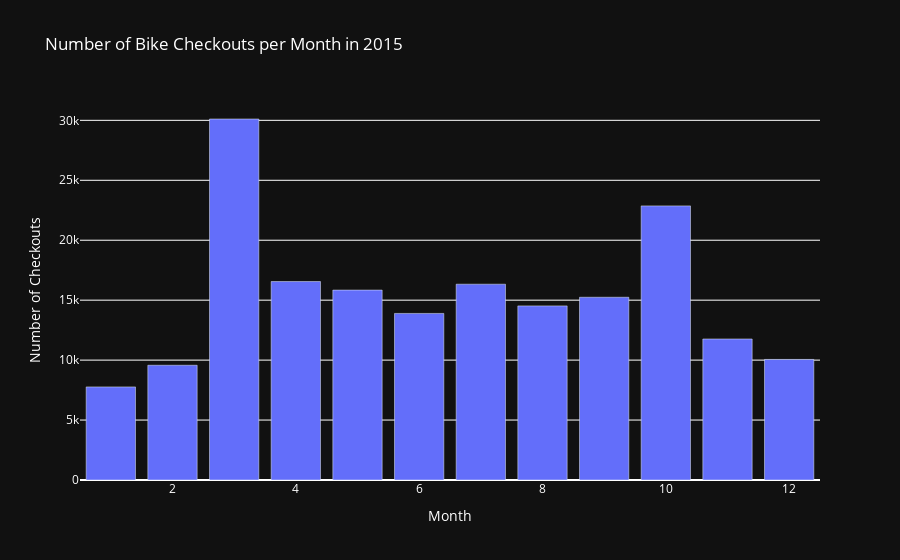

Notebook code cell kept with this figure:
### Code cell
# Filter the data for the year 2015
df_2015 = bike[bike['year'] == 2015]

# Group the data by month and count the number of checkouts
monthly_checkouts = df_2015.groupby('month')['checkout_time'].count()

# Create the bar graph using Plotly
fig = go.Figure(data=[go.Bar(x=monthly_checkouts.index, y=monthly_checkouts.values)])

# Set the layout with a dark background
fig.update_layout(
    plot_bgcolor='rgb(17, 17, 17)',
    paper_bgcolor='rgb(17, 17, 17)',
    font=dict(color='white')
)

# Set the axis labels and title
fig.update_xaxes(title_text='Month')
fig.update_yaxes(title_text='Number of Checkouts')
fig.update_layout(title='Number of Bike Checkouts per Month in 2015', title_font_color='white')

# Display the plot
fig.show()

### Figure 1 — Plotly figure (JSON) as saved in the notebook; plotly's stock layout.template omitted (floating-point values rounded to 4 significant figures)
{"data": [{"type": "bar", "x": [1, 2, 3, 4, 5, 6, 7, 8, 9, 10, 11, 12], "y": [7765, 9572, 30112, 16554, 15842, 13894, 16332, 14523, 15244, 22864, 11762, 10057]}], "layout": {"font": {"color": "white"}, "paper_bgcolor": "rgb(17, 17, 17)", "plot_bgcolor": "rgb(17, 17, 17)", "title": {"font": {"color": "white"}, "text": "Number of Bike Checkouts per Month in 2015"}, "xaxis": {"title": {"text": "Month"}}, "yaxis": {"title": {"text": "Number of Checkouts"}}}}
